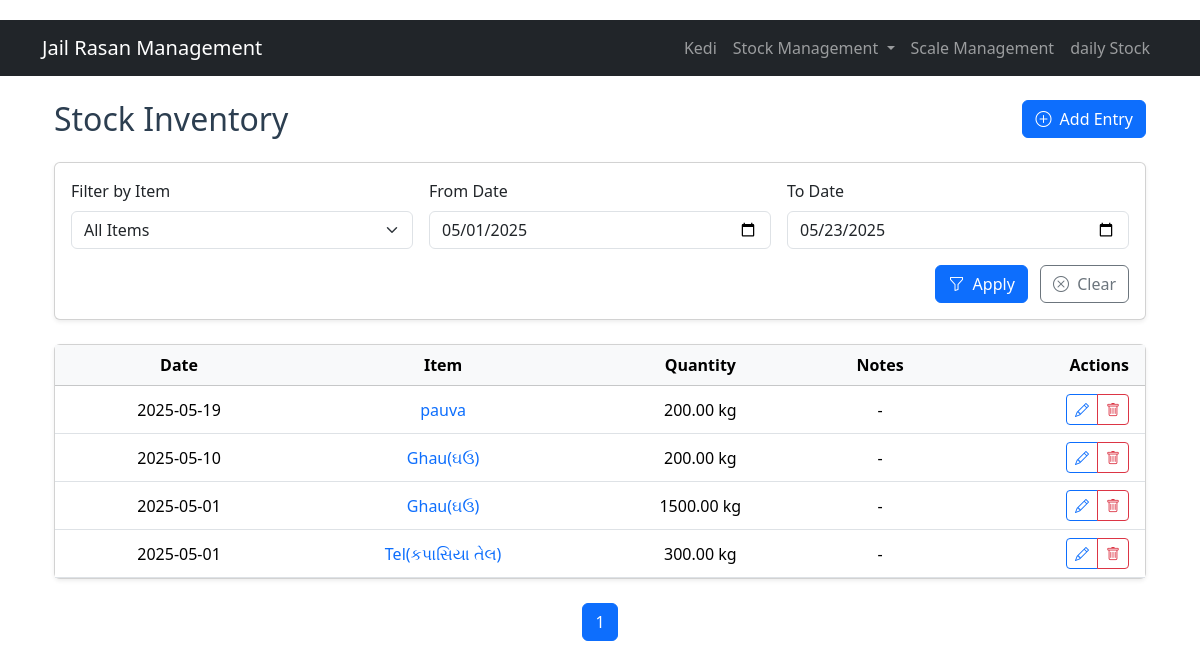
/stock_inventory, run on the app's committed database.
### models.py (models this page shows, shortened)
class StockInventory(db.Model):
    id = db.Column(db.Integer, primary_key=True)
    stock_item_id = db.Column(db.Integer, db.ForeignKey('stock_item.id'), nullable=False)
    quantity = db.Column(db.Float, nullable=False)
    date = db.Column(db.Date, nullable=False)
    notes = db.Column(db.Text)
    stock_item = db.relationship('StockItem', backref='inventory')

class StockItem(db.Model):
    id = db.Column(db.Integer, primary_key=True)
    item_name = db.Column(db.String(100), nullable=False)
    description = db.Column(db.Text)
    unit = db.Column(db.String(20), nullable=False)  # kg, g, l, ml, etc.
    created_at = db.Column(db.DateTime, default=datetime.utcnow)

### app.py (the view)
@app.route('/stock_inventory')
def stock_inventory():
    page = request.args.get('page', 1, type=int)
    item_id = request.args.get('item_id', type=int)
    start_date = request.args.get('start_date')
    end_date = request.args.get('end_date')
    query = StockInventory.query.order_by(StockInventory.date.desc())
    if item_id:
        query = query.filter_by(stock_item_id=item_id)
        selected_item = StockItem.query.get(item_id)
    else:
        selected_item = None
    if start_date:
        query = query.filter(StockInventory.date >= start_date)
    if end_date:
        query = query.filter(StockInventory.date <= end_date)
    pagination = query.paginate(page=page, per_page=10)
    all_items = StockItem.query.order_by(StockItem.item_name).all()
    return render_template('stock_inventory/list.html',
                         inventory=pagination.items,
                         pagination=pagination,
                         all_items=all_items,
                         selected_item=selected_item)

### templates/stock_inventory/list.html (shortened to what this page needs)
{% extends "base.html" %}
{% block content %}
<div class="container mt-4">
    <div class="d-flex justify-content-between align-items-center mb-4">
        <h2 class="mb-0">Stock Inventory</h2>
        <div>
            <a href="{{ url_for('add_stock_inventory') }}" class="btn btn-primary">
                <i class="bi bi-plus-circle me-1"></i> Add Entry
            </a>
        </div>
    </div>
    <div class="card shadow-sm mb-4">
        <div class="card-body">
            <form method="GET" class="row g-3">
                <div class="col-md-4">
                    <label for="item_filter" class="form-label">Filter by Item</label>
                    <select class="form-select" id="item_filter" name="item_id" onchange="this.form.submit()">
                        <option value="">All Items</option>
                    </select>
                </div>
                <div class="col-md-4">
                    <label for="start_date" class="form-label">From Date</label>
                    <input type="date" class="form-control" id="start_date" name="start_date"
                           value="{{ request.args.get('start_date', '') }}">
                </div>
                <div class="col-md-4">
                    <label for="end_date" class="form-label">To Date</label>
                    <input type="date" class="form-control" id="end_date" name="end_date"
                           value="{{ request.args.get('end_date', '') }}">
                </div>
                <div class="col-12 text-end">
                    <button type="submit" class="btn btn-primary me-2">
                        <i class="bi bi-funnel me-1"></i> Apply
                    </button>
                    <a href="{{ url_for('stock_inventory') }}" class="btn btn-outline-secondary">
                        <i class="bi bi-x-circle me-1"></i> Clear
                    </a>
                </div>
            </form>
        </div>
    </div>
    <div class="card shadow-sm">
        <div class="card-body p-0">
            <div class="table-responsive">
                <table class="table table-hover align-middle mb-0">
                    <thead class="table-light">
                        <tr>
                            <th class="ps-3">Date</th>
                            <th>Item</th>
                            <th>Quantity</th>
                            <th>Notes</th>
                            <th class="text-end pe-3">Actions</th>
                        </tr>
                    </thead>
                    <tbody>
                        {% for entry in inventory %}
                        <tr>
                            <td class="ps-3">{{ entry.date.strftime('%Y-%m-%d') }}</td>
                            <td>
                                <a href="{{ url_for('stock_inventory_by_item', item_id=entry.stock_item.id) }}"
                                   class="text-decoration-none">
                                    {{ entry.stock_item.item_name }}
                                </a>
                            </td>
                            <td>{{ "%.2f"|format(entry.quantity) }} {{ entry.stock_item.unit }}</td>
                            <td>
                                {% if entry.notes %}
                                <span class="d-inline-block text-truncate" style="max-width: 200px;"
                                      data-bs-toggle="tooltip" title="{{ entry.notes }}">
                                    {{ entry.notes }}
                                </span>
                                {% else %}
                                -
                                {% endif %}
                            </td>
                            <td class="text-end pe-3">
                                <div class="btn-group" role="group">
                                    <a href="{{ url_for('edit_stock_inventory', id=entry.id) }}"
                                       class="btn btn-sm btn-outline-primary"
                                       data-bs-toggle="tooltip" title="Edit">
                                        <i class="bi bi-pencil"></i>
                                    </a>
                                    <a href="{{ url_for('delete_stock_inventory', id=entry.id) }}"
                                       class="btn btn-sm btn-outline-danger"
                                       data-bs-toggle="tooltip" title="Delete"
                                       onclick="return confirm('Delete this entry?')">
                                        <i class="bi bi-trash"></i>
                                    </a>
                                </div>
                            </td>
                        </tr>
                        {% endfor %}
                    </tbody>
                </table>
            </div>
        </div>
    </div>
    {% if pagination %}
    <nav class="mt-4">
        <ul class="pagination justify-content-center">
            {% for page_num in pagination.iter_pages() %}
                {% if page_num %}
                    <li class="page-item {% if page_num == pagination.page %}active{% endif %}">
                        <a class="page-link" href="{{ url_for('stock_inventory', page=page_num, item_id=request.args.get('item_id'), start_date=request.args.get('start_date'), end_date=request.args.get('end_date')) }}">
                            {{ page_num }}
                        </a>
                    </li>
                {% else %}
                    <li class="page-item disabled">
                        <span class="page-link">...</span>
                    </li>
                {% endif %}
            {% endfor %}
        </ul>
    </nav>
    {% endif %}
</div>
{% endblock %}

### static/style.css (style rules this page uses)
body { padding-top: 20px; padding-bottom: 20px; }
.table th, .table td { vertical-align: middle; text-align: center; }
h2, h4 { color: #2c3e50; }

### data on the page
StockInventory: date "2025-05-19", stock_item.item_name "pauva", quantity "200.00", stock_item.unit "kg"
StockInventory: date "2025-05-10", stock_item.item_name "Ghau(ઘઉ)", quantity "200.00", stock_item.unit "kg"
StockInventory: date "2025-05-01", stock_item.item_name "Ghau(ઘઉ)", quantity "1500.00", stock_item.unit "kg"
StockInventory: date "2025-05-01", stock_item.item_name "Tel(કપાસિયા તેલ)", quantity "300.00", stock_item.unit "kg"

### other printed values
{{ page_num }} "1"
